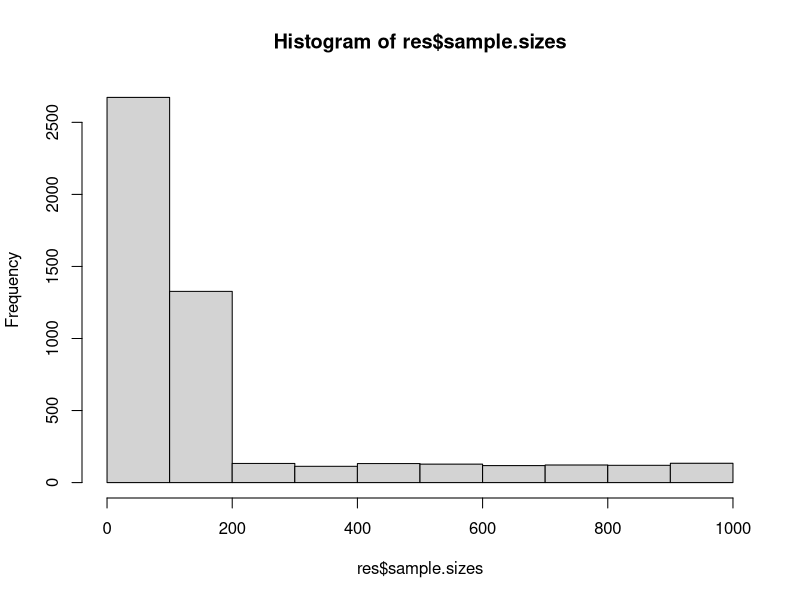
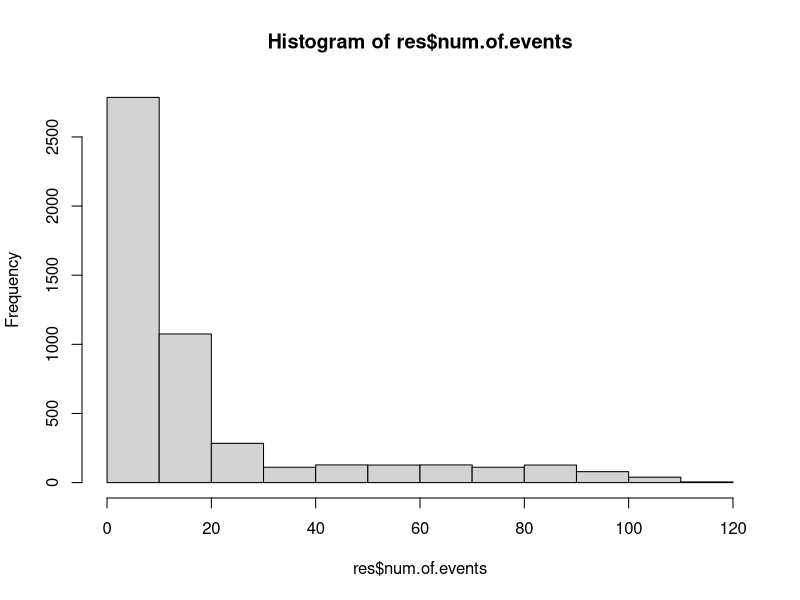
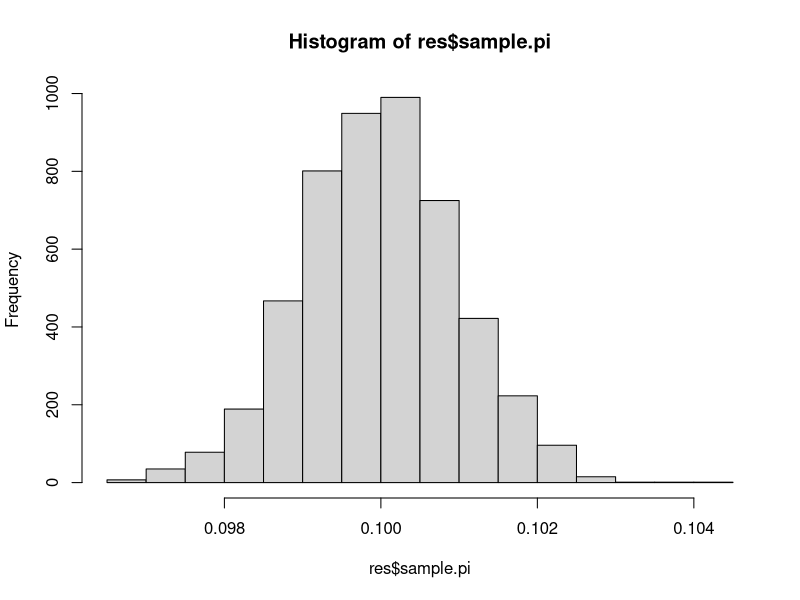
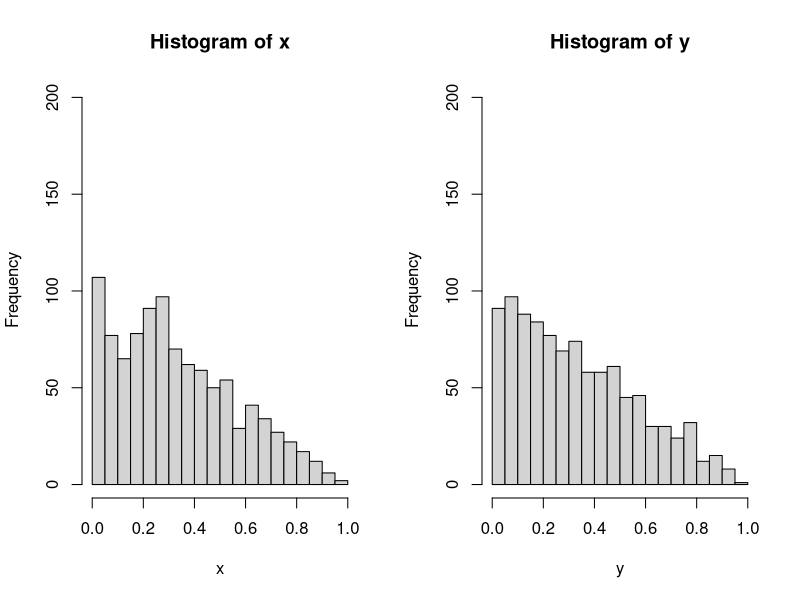

Recreate these plots in R, in order.
##to replicate simulation of data in the Trikalinos et al. (2013) report

sim.fun<-function(mu, k, nlwr=0, nuppr=0, nmix=FALSE, h, dist, sce){
  #mu=true pi
  #k=number of studies
  #nlwr=lower bound of sample size 
  #nuppr=upper bound of sample size 
  #nmix=mixed sample size (logical TRUE or FALSE)
  #h=heterogeneity factor (0, 0.1, 0.5)
  #dist=distribution to draw sample pi from ("beta", "unif", "NA" for when h=0)
  #sce=scenario no.
     res<-NULL

     for(i in 1:1000){
         #sample sizes
         ni<-if(nmix==FALSE){
               #sample() includes starting and ending values 
               sample(x=nlwr:nuppr, size=k, replace=TRUE)
             }else if(nmix==TRUE){
               #table 2
               k.s<-round(k*0.5)
               k.m<-round(k*0.4)
               k.l<-k-k.s-k.m
               c(sample(5:50, size=k.s, replace=TRUE), 
                 sample(51:200, size=k.m, replace=TRUE),
                 sample(201:1000, size=k.l, replace=TRUE))
             }#ends else if(nmix==TRUE) 
         
         #number of events in each study
         xi<-c()
         #heterogeneity
         if(h==0){
            for(j in 1:length(ni)){
               pii<-mu
               xi[j]<-rbinom(1, ni[j], pii)
            }#ends for(j in 1:length(ni))
         }else if(h!=0){
            #table 2
            tau<-mu*h
            #table A-3
            sigma<-tau*mu
            #for beta
            alpha<-(1-mu)*(mu/sigma)^2-mu
            beta<-(1-mu)*alpha/mu
            #for uniform
            a<-mu-sqrt(3)*sigma
            b<-mu+sqrt(3)*sigma
           
            #sample pi
            pii<-c()
            for(j in 1:length(ni)){
                pii[j]<-if(dist=="beta"){
                          rbeta(1, alpha, beta, ncp = 0)
                        }else if(dist=="unif"){
                          runif(1, a, b)
                        }#ends if(dist==)
                xi[j]<-rbinom(1, ni[j], pii[j])
            }#ends for(j in 1:length(ni))
         }#ends else if(h!=0)

        resi<-data.frame(scenario=sce,
                         run=i,
                         dist.of.pi=dist,
                         num.of.studies=k,
                         sample.sizes=ni,
                         true.pi=mu,
                         heterogeneity=h,
                         num.of.events=xi,
                         sample.pi=pii)
        res<-rbind(res, resi)
     }#ends for(i in 1:1000) 
     
  file.path<-paste0("scenario_", sce, ".csv")
  write.csv(res, file=file.path)
  
  res
}#ends function


#run time
ptm<-proc.time()
res<-sim.fun(mu=0.1, k=5, nlwr=5, nuppr=50, h=0.1, dist="beta", sce=1)
proc.time()-ptm

#mixed sample sizes
ptm<-proc.time()
res<-sim.fun(mu=0.1, k=5, nmix=TRUE, h=0.1, dist="beta", sce=1)
proc.time()-ptm

#check results
#sample sizes should be uniformly distributed
hist(res$sample.sizes)
table(res$scenario)
table(res$dist.of.pi)
table(res$num.of.studies)
table(res$true.pi)
table(res$heterogeneity)
table(res$num.of.events)
hist(res$num.of.events)
#sample.pi should be uniformly/beta distributed
hist(res$sample.pi)


# ncp in rbeta
x<-c()
for(i in 1:1000){
  x[i]<-rbeta(1, 1, 2)
}

y<-c()
for(i in 1:1000){
  y[i]<-rbeta(1, 1, 2, ncp=0)
}

par(mfrow=c(1,2))
hist(x, ylim=c(1, 200), breaks=30)
hist(y, ylim=c(1, 200), breaks=30)




# set.seed(123)
# x<-rbinom(1, 12, 0.5)
# set.seed(123)
# y<-rbinom(1, 12, 0.5)
# set.seed(123)
# z<-rbinom(1, 10, 0.5)
# x
# y
# z

